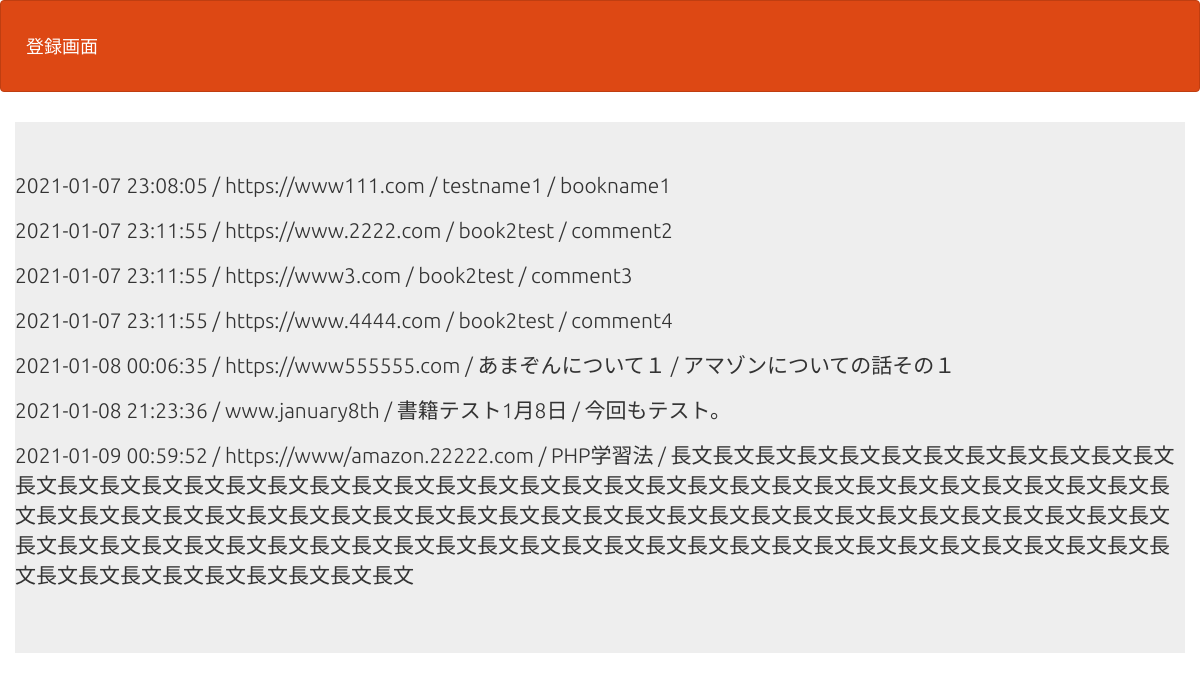
The page /select.php on the database its author committed.
### tables this page shows
CREATE TABLE `gs_bm_table` (
  `id` int(12) NOT NULL,
  `bookname` varchar(64) NOT NULL,
  `url` text NOT NULL,
  `comment` text NOT NULL,
  `indate` datetime NOT NULL
);

### funcs.php (called while the page is built)
<?php
function h($str)
{
    return htmlspecialchars($str, ENT_QUOTES);
}

### select.php (the view, shortened to what this page needs)
<?php
require_once('funcs.php');
try {
    $pdo = new PDO('mysql:dbname=bookmark_kadai;charset=utf8;host=localhost', 'root', 'root');
} catch (PDOException $e) {
    exit('DBConnectError:' . $e->getMessage());
}
$stmt = $pdo->prepare("SELECT * FROM gs_bm_table");
$status = $stmt->execute();
$view = "";
if ($status == false) {
    $error = $stmt->errorInfo();
    exit("ErrorQuery:" . $error[2]);
} else {
    while ($result = $stmt->fetch(PDO::FETCH_ASSOC)) {
        $view .= '<p>' . h($result['indate']) . ' / ' . h($result['url']) . ' / ' . h($result['bookname']) .' / ' . h($result['comment']) . '</p>';
    }
}
?>
  <!DOCTYPE html>
<html lang="ja">
<head>
    <link rel="stylesheet" href="css/range.css">
    <link href="css/bootstrap.min.css" rel="stylesheet">
</head>
<body id="main">
    <header>
        <nav class="navbar navbar-default">
            <div class="container-fluid">
                <div class="navbar-header">
                    <a class="navbar-brand" href="index.php">登録画面</a>
                </div>
            </div>
        </nav>
    </header>
    <div>
        <div class="container jumbotron"><?= $view ?></div>
    </div>
</body>
</html>

### select.php (style rules this page uses)
div { padding: 10px; font-size: 16px; }

### rows shown on the page
gs_bm_table: indate "2021-01-07 23:08:05", url "https://www111.com", bookname "testname1", comment "bookname1"
gs_bm_table: indate "2021-01-07 23:11:55", url "https://www.2222.com", bookname "book2test", comment "comment2"
gs_bm_table: indate "2021-01-07 23:11:55", url "https://www3.com", bookname "book2test", comment "comment3"
gs_bm_table: indate "2021-01-07 23:11:55", url "https://www.4444.com", bookname "book2test", comment "comment4"
gs_bm_table: indate "2021-01-08 00:06:35", url "https://www555555.com", bookname "あまぞんについて１", comment "アマゾンについての話その１"
gs_bm_table: indate "2021-01-08 21:23:36", url "www.january8th", bookname "書籍テスト1月8日", comment "今回もテスト。"
gs_bm_table: indate "2021-01-09 00:59:52", url "https://www/amazon.22222.com", bookname "PHP学習法", comment "長文長文長文長文長文長文長文長文長文長文長文長文長文長文長文長文長文長文長文長文長文長文長文長文長文長文長文長文長文長文長文長文長文長文長文長文長文長文長文長文長文長文長文長文長文長文長文長文長文長文長文長文長文長文長文長文長文長文長文長文長文長文長文長文長文長文長文長文長文長文長文長文長文長文長文長文長文長文長文長文長文長文長文長文長文長文長文長文長文長文長文長文長文長文長文長文長文長文長文長文長文長文長文長文"
